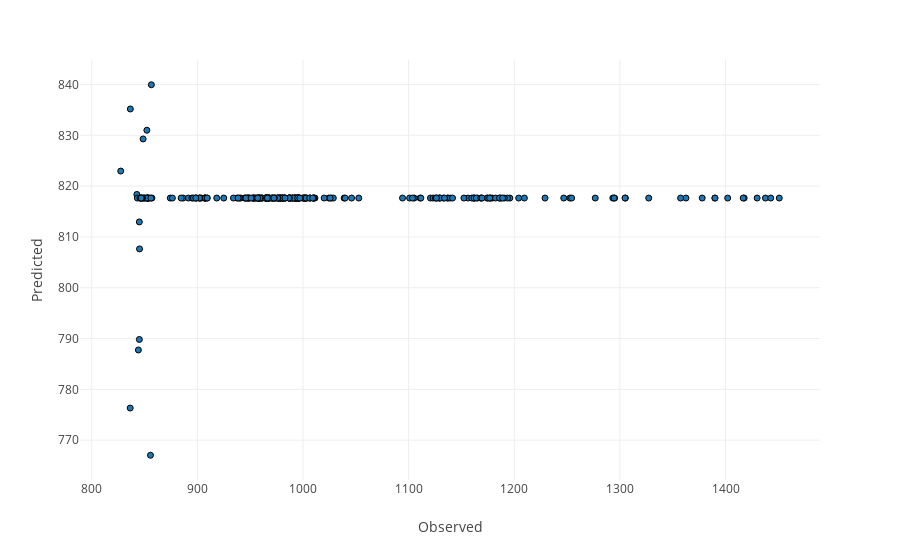

Notebook code cell kept with this figure:
### Code cell
results = pd.DataFrame([list(y_test), predictions], index=["Observed", "Predicted"]).T
iscatter(results, "Observed", "Predicted")

### Figure 1 — Plotly figure (JSON) as saved in the notebook; plotly's stock layout.template omitted (floating-point values rounded to 4 significant figures; data arrays with more than 128 entries replaced by an {"elided": "..."} marker saying what was removed)
{"data": [{"hovertemplate": "Observed=%{x}<br>Predicted=%{y}<extra></extra>", "legendgroup": "", "marker": {"color": "#1F77B4", "line": {"color": "black", "width": 1}, "symbol": "circle"}, "mode": "markers", "name": "", "orientation": "v", "showlegend": false, "type": "scatter", "x": {"elided": "250 float values"}, "xaxis": "x", "y": {"elided": "250 float values"}, "yaxis": "y"}], "layout": {"legend": {"tracegroupgap": 0}, "margin": {"t": 60}, "xaxis": {"anchor": "y", "domain": [0, 1], "title": {"text": "Observed"}}, "yaxis": {"anchor": "x", "domain": [0, 1], "title": {"text": "Predicted"}}}}
